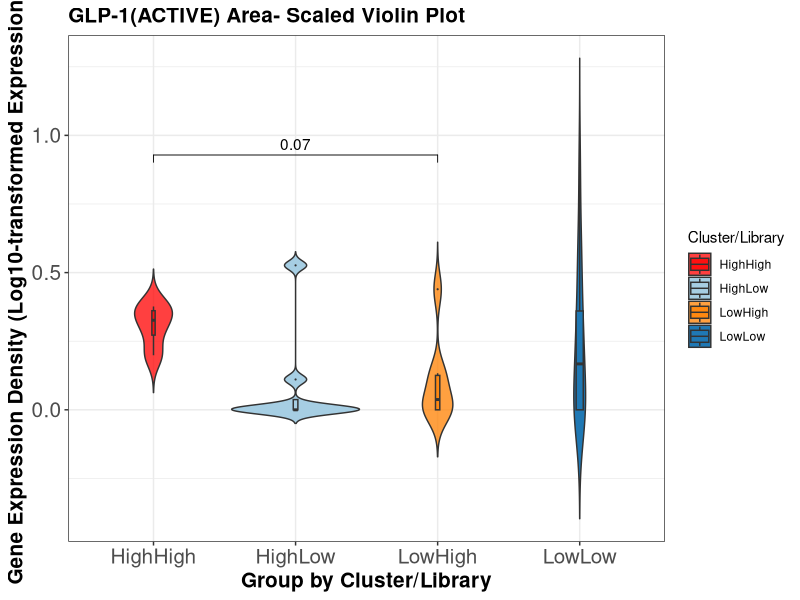

R code for this plot:
library(ggplot2)
library(ggpubr)

featData<-read.csv("violinDat_GLP1.csv", row.names = 1, header = TRUE)
violinDat<-as.data.frame(featData, stringsAsFactors = FALSE)
str(violinDat)
#colnames(violinDat)<-c("GeneName","XprValue","ClusterID")
groupLabels <-c("HighHigh", "HighLow", "LowHigh","LowLow")

ylim = NULL
# if(fixed_ylim == TRUE)
#   ylim = c(-0.5, 2.5) #c(-2.5, 5)

ggplot(violinDat, aes(x = factor(as.integer(violinDat$ClusterID)),
                      y = as.numeric(violinDat$XprValue),
                      fill = factor(as.integer(violinDat$ClusterID))
)) +
  scale_x_discrete(labels= groupLabels)+
  ggtitle(paste0(as.character(factor(violinDat$GeneName))," ", tools::toTitleCase("area"), "- Scaled Violin Plot")) +
  scale_fill_manual(values = c("#FF0000BF", "#A6CEE3" ,  "#FF8000BF" ,"#1F78B4") #use.palette#(rainbow(maxNumClust))
                    ,labels = groupLabels )+
  theme_bw()  +
  theme(axis.text=element_text(size=15),
        axis.title=element_text(size=15,face="bold"),
        plot.title = element_text(size=15,face="bold"))+
  coord_cartesian(ylim = ylim#NULL#c(-2.5, 5)
  ) +
  geom_violin(#position = "dodge",
    trim = FALSE, scale = "area" ,adjust = 1, na.rm = TRUE
    ,draw_quantiles = TRUE  ) +
  stat_compare_means(method = "wilcox.test", comparisons = list(c("1", "3")))+
  geom_boxplot(outlier.shape = 19, outlier.size = 0.1, na.rm = TRUE, varwidth = TRUE, width=0.05)+
  xlab("Group by Cluster/Library") + ylab("Gene Expression Density (Log10-transformed Expression)") +
  guides(fill = guide_legend(title = "Cluster/Library"))
